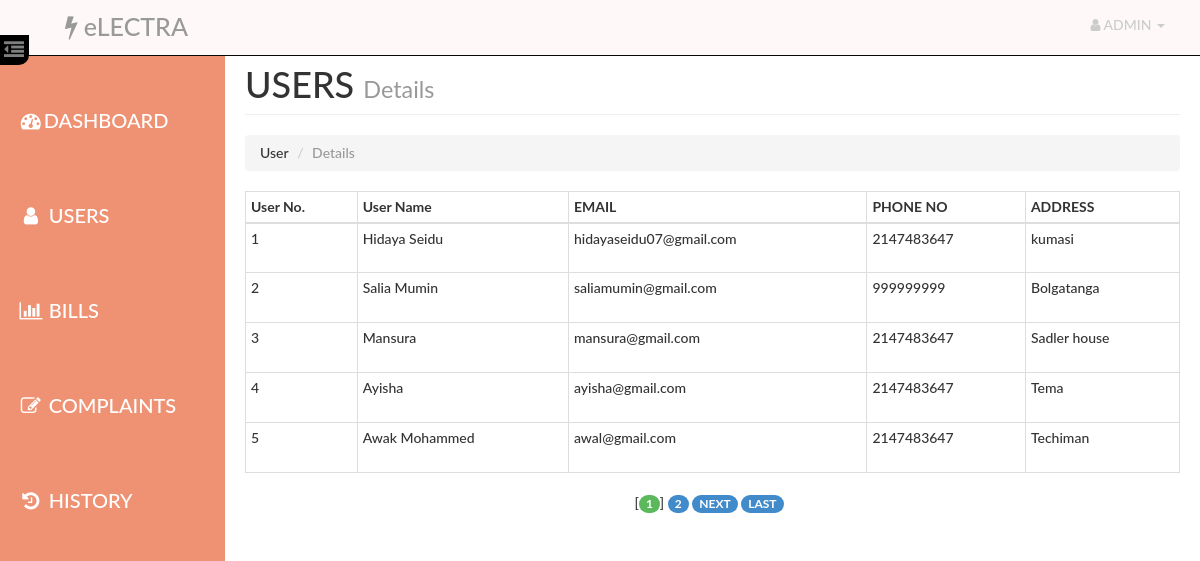
The app's page /admin/users.php (signed in) with its own data.
### tables this page shows
CREATE TABLE IF NOT EXISTS `user` (
  `id` int(14) NOT NULL AUTO_INCREMENT,
  `name` varchar(40) NOT NULL,
  `email` varchar(40) NOT NULL,
  `phone` int(14) NOT NULL,
  `pass` varchar(20) NOT NULL,
  `address` varchar(100) NOT NULL,
  PRIMARY KEY (`id`)
);

### admin/paging1.php (called while the page is built, shortened)
<?php
    $rowsperpage = 5;
    if (isset($_GET['currentpage']) && is_numeric($_GET['currentpage'])) {
       $currentpage = (int) $_GET['currentpage'];
    } else {
       $currentpage = 1;
    }
    $offset = ($currentpage - 1) * $rowsperpage;
 ?>

### Includes/admin.php (called while the page is built, shortened)
<?php
     require_once("db_connection_test.php");
    function retrieve_users_detail($id,$offset, $rowsperpage)
    {
        global $con;
        $query  = "SELECT * FROM user ";
        $query .= " LIMIT {$offset}, {$rowsperpage} ";
        $result = mysqli_query($con,$query);
        return $result;
    }
 ?>

### admin/users.php (the view, shortened to what this page needs)
<?php
    require_once('head_html.php');
    require_once('../Includes/session.php');
    require_once('../Includes/admin.php');
?>
<body>
    <div id="wrapper">
        <?php
            require_once("nav.php");
            require_once("sidebar.php");
        ?>
        <div id="page-content-wrapper">
            <div class="container-fluid">
                <div class="row">
                    <div class="col-lg-12">
                        <h1 class="page-header">
                            USERS
                            <small>Details</small>
                        </h1>
                        <ol class="breadcrumb">
                          <li>User</li>
                          <li class="active">Details</li>
                        </ol>
                        <div class="table-responsive" style="padding-top: 0">
                                <table class="table table-hover table-bordered table-condensed">
                                    <thead>
                                        <tr>
                                            <th>User No.</th>
                                            <th>User Name</th>
                                            <th>EMAIL</th>
                                            <th>PHONE NO</th>
                                            <th>ADDRESS</th>
                                        </tr>
                                    </thead>
                                    <tbody>
                                     <?php
                                            include("paging1.php");
                                            $result = retrieve_users_detail($_SESSION['aid'],$offset, $rowsperpage);
                                            while($row = mysqli_fetch_assoc($result)){
                                            ?>
                                                <tr>
                                                    <td height="50"><?php echo $row['id'] ?></td>
                                                    <td><?php echo $row['name'] ?></td>
                                                    <td><?php echo $row['email'] ?></td>
                                                    <td><?php echo $row['phone'] ?></td>
                                                    <td><?php echo $row['address'] ?></td>
                                                </tr>
                                            <?php } ?>
                                    </tbody>
                                </table>
                                <?php include("paging2.php");  ?>
                        </div>
                    </div>
                </div>
            </div>
        </div>
    </div>
</body>
</html>

### assets/css/dash_admin.css (style rules this page uses)
html { height: 100%; }
body, html { width: 100%; height: 100%; }
body, h1, h2, h3, h4, h5, h6 { font-family: "Lato","Helvetica Neue",Helvetica,Arial,sans-serif; font-weight: 500; }
#wrapper { padding-left: 10px; padding-top: 5px; -webkit-transition: all 0.5s ease; -moz-transition: all 0.5s ease; -o-transition: all 0.5s ease; transition: all 0.5s ease; }
#page-content-wrapper { width: 100%; padding: 15px; min-height:100%; }
@media (min-width:768px) { #wrapper { padding-left: 225px; } }
@media (min-width:768px) { #page-content-wrapper { padding: 20px; } }
.table-responsive { padding-top: 20px; padding-bottom: 20px; }

### records on screen
user: id "1", name "Hidaya Seidu", email "hidayaseidu07@gmail.com", phone "2147483647", address "kumasi"
user: id "2", name "Salia Mumin", email "saliamumin@gmail.com", phone "999999999", address "Bolgatanga"
user: id "3", name "Mansura", email "mansura@gmail.com", phone "2147483647", address "Sadler house"
user: id "4", name "Ayisha", email "ayisha@gmail.com", phone "2147483647", address "Tema"
user: id "5", name "Awak Mohammed", email "awal@gmail.com", phone "2147483647", address "Techiman"
